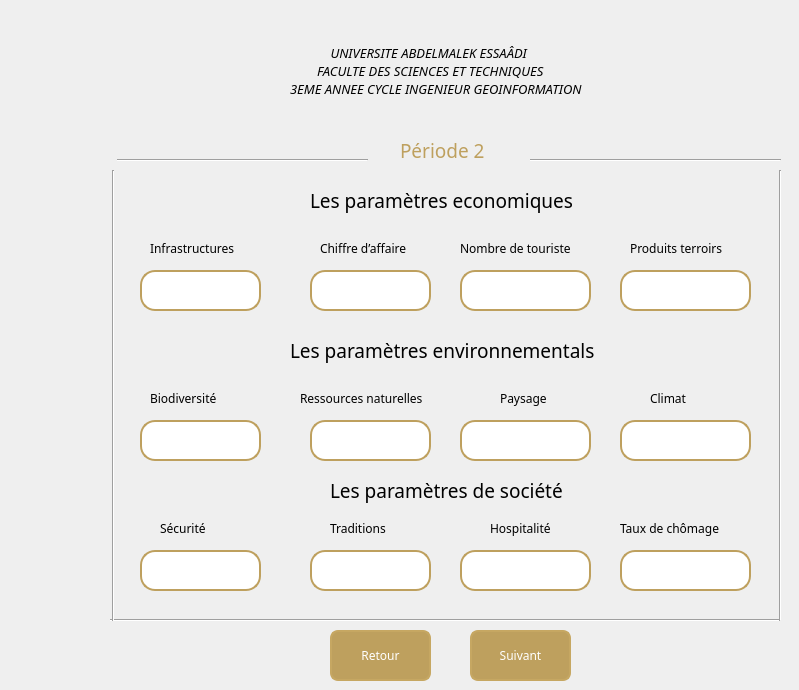
   <widget class="QWidget" name="page_4">
    <widget class="QLabel" name="label_127">
     <property name="geometry">
      <rect>
       <x>630</x>
       <y>240</y>
       <width>141</width>
       <height>16</height>
      </rect>
     </property>
     <property name="font">
      <font>
       <family>Franklin Gothic Medium</family>
       <pointsize>9</pointsize>
      </font>
     </property>
     <property name="text">
      <string>Produits terroirs</string>
     </property>
    </widget>
    <widget class="QLabel" name="label_123">
     <property name="geometry">
      <rect>
       <x>330</x>
       <y>520</y>
       <width>81</width>
       <height>16</height>
      </rect>
     </property>
     <property name="font">
      <font>
       <family>Franklin Gothic Medium</family>
       <pointsize>9</pointsize>
      </font>
     </property>
     <property name="text">
      <string>Traditions</string>
     </property>
    </widget>
    <widget class="QLineEdit" name="p1_soc2">
     <property name="geometry">
      <rect>
       <x>140</x>
       <y>550</y>
       <width>121</width>
       <height>41</height>
      </rect>
     </property>
     <property name="font">
      <font>
       <family>Franklin Gothic Book</family>
       <pointsize>9</pointsize>
      </font>
     </property>
     <property name="styleSheet">
      <string notr="true">QLineEdit{
border: 2px solid rgb(190, 160, 94);
border-radius:15px;
color : rgb(0, 0, 0);
padding-left: 20px;
padding-right:20px;
}
QLineEdit:hover{
border: 2px solid rgb(234, 209, 161);
}
</string>
     </property>
     <property name="placeholderText">
      <string/>
     </property>
    </widget>
    <widget class="QLabel" name="label_15">
     <property name="geometry">
      <rect>
       <x>400</x>
       <y>130</y>
       <width>101</width>
       <height>41</height>
      </rect>
     </property>
     <property name="font">
      <font>
       <family>Franklin Gothic Medium</family>
       <pointsize>14</pointsize>
      </font>
     </property>
     <property name="styleSheet">
      <string notr="true">color : rgb(190, 160, 94);</string>
     </property>
     <property name="text">
      <string>Période 2</string>
     </property>
    </widget>
    <widget class="QLineEdit" name="p2_envi2">
     <property name="geometry">
      <rect>
       <x>310</x>
       <y>420</y>
       <width>121</width>
       <height>41</height>
      </rect>
     </property>
     <property name="font">
      <font>
       <family>Franklin Gothic Book</family>
       <pointsize>9</pointsize>
      </font>
     </property>
     <property name="styleSheet">
      <string notr="true">QLineEdit{
border: 2px solid rgb(190, 160, 94);
border-radius:15px;
color : rgb(0, 0, 0);
padding-left: 20px;
padding-right:20px;
}
QLineEdit:hover{
border: 2px solid rgb(234, 209, 161);
}
</string>
     </property>
     <property name="placeholderText">
      <string/>
     </property>
    </widget>
    <widget class="QLineEdit" name="p1_envi2">
     <property name="geometry">
      <rect>
       <x>140</x>
       <y>420</y>
       <width>121</width>
       <height>41</height>
      </rect>
     </property>
     <property name="font">
      <font>
       <family>Franklin Gothic Book</family>
       <pointsize>9</pointsize>
      </font>
     </property>
     <property name="styleSheet">
      <string notr="true">QLineEdit{
border: 2px solid rgb(190, 160, 94);
border-radius:15px;
color : rgb(0, 0, 0);
padding-left: 20px;
padding-right:20px;
}
QLineEdit:hover{
border: 2px solid rgb(234, 209, 161);
}
</string>
     </property>
     <property name="placeholderText">
      <string/>
     </property>
    </widget>
    <widget class="QLineEdit" name="p2_soc2">
     <property name="geometry">
      <rect>
       <x>310</x>
       <y>550</y>
       <width>121</width>
       <height>41</height>
      </rect>
     </property>
     <property name="font">
      <font>
       <family>Franklin Gothic Book</family>
       <pointsize>9</pointsize>
      </font>
     </property>
     <property name="styleSheet">
      <string notr="true">QLineEdit{
border: 2px solid rgb(190, 160, 94);
border-radius:15px;
color : rgb(0, 0, 0);
padding-left: 20px;
padding-right:20px;
}
QLineEdit:hover{
border: 2px solid rgb(234, 209, 161);
}
</string>
     </property>
     <property name="placeholderText">
      <string/>
     </property>
    </widget>
    <widget class="QLineEdit" name="p2_eco2">
     <property name="geometry">
      <rect>
       <x>310</x>
       <y>270</y>
       <width>121</width>
       <height>41</height>
      </rect>
     </property>
     <property name="font">
      <font>
       <family>Franklin Gothic Book</family>
       <pointsize>9</pointsize>
      </font>
     </property>
     <property name="styleSheet">
      <string notr="true">QLineEdit{
border: 2px solid rgb(190, 160, 94);
border-radius:15px;
color : rgb(0, 0, 0);
padding-left: 20px;
padding-right:20px;
}
QLineEdit:hover{
border: 2px solid rgb(234, 209, 161);
}
</string>
     </property>
     <property name="placeholderText">
      <string/>
     </property>
    </widget>
    <widget class="QLabel" name="label_80">
     <property name="geometry">
      <rect>
       <x>160</x>
       <y>520</y>
       <width>101</width>
       <height>16</height>
      </rect>
     </property>
     <property name="font">
      <font>
       <family>Franklin Gothic Medium</family>
       <pointsize>9</pointsize>
      </font>
     </property>
     <property name="text">
      <string>Sécurité</string>
     </property>
    </widget>
    <widget class="QLineEdit" name="p1_eco2">
     <property name="geometry">
      <rect>
       <x>140</x>
       <y>270</y>
       <width>121</width>
       <height>41</height>
      </rect>
     </property>
     <property name="font">
      <font>
       <family>Franklin Gothic Book</family>
       <pointsize>9</pointsize>
      </font>
     </property>
     <property name="styleSheet">
      <string notr="true">QLineEdit{
border: 2px solid rgb(190, 160, 94);
border-radius:15px;
color : rgb(0, 0, 0);
padding-left: 20px;
padding-right:20px;
}
QLineEdit:hover{
border: 2px solid rgb(234, 209, 161);
}
</string>
     </property>
     <property name="placeholderText">
      <string/>
     </property>
    </widget>
    <widget class="QLabel" name="label_49">
     <property name="geometry">
      <rect>
       <x>150</x>
       <y>240</y>
       <width>101</width>
       <height>16</height>
      </rect>
     </property>
     <property name="font">
      <font>
       <family>Franklin Gothic Medium</family>
       <pointsize>9</pointsize>
      </font>
     </property>
     <property name="text">
      <string>Infrastructures</string>
     </property>
    </widget>
    <widget class="QLabel" name="label_124">
     <property name="geometry">
      <rect>
       <x>490</x>
       <y>520</y>
       <width>101</width>
       <height>16</height>
      </rect>
     </property>
     <property name="font">
      <font>
       <family>Franklin Gothic Medium</family>
       <pointsize>9</pointsize>
      </font>
     </property>
     <property name="text">
      <string>Hospitalité</string>
     </property>
    </widget>
    <widget class="Line" name="line_11">
     <property name="geometry">
      <rect>
       <x>110</x>
       <y>610</y>
       <width>671</width>
       <height>20</height>
      </rect>
     </property>
     <property name="orientation">
      <enum>Qt::Horizontal</enum>
     </property>
    </widget>
    <widget class="QLabel" name="label_19">
     <property name="geometry">
      <rect>
       <x>290</x>
       <y>40</y>
       <width>391</width>
       <height>61</height>
      </rect>
     </property>
     <property name="font">
      <font>
       <family>Franklin Gothic Medium</family>
       <pointsize>10</pointsize>
       <italic>true</italic>
      </font>
     </property>
     <property name="text">
      <string>            UNIVERSITE ABDELMALEK ESSAÂDI
        FACULTE DES SCIENCES ET TECHNIQUES
3EME ANNEE CYCLE INGENIEUR GEOINFORMATION</string>
     </property>
    </widget>
    <widget class="Line" name="line_13">
     <property name="geometry">
      <rect>
       <x>117</x>
       <y>150</y>
       <width>251</width>
       <height>20</height>
      </rect>
     </property>
     <property name="orientation">
      <enum>Qt::Horizontal</enum>
     </property>
    </widget>
    <widget class="QLabel" name="label_50">
     <property name="geometry">
      <rect>
       <x>320</x>
       <y>240</y>
       <width>111</width>
       <height>16</height>
      </rect>
     </property>
     <property name="font">
      <font>
       <family>Franklin Gothic Medium</family>
       <pointsize>9</pointsize>
      </font>
     </property>
     <property name="text">
      <string>Chiffre d’affaire</string>
     </property>
    </widget>
    <widget class="QLineEdit" name="p3_eco2">
     <property name="geometry">
      <rect>
       <x>460</x>
       <y>270</y>
       <width>131</width>
       <height>41</height>
      </rect>
     </property>
     <property name="font">
      <font>
       <family>Franklin Gothic Book</family>
       <pointsize>9</pointsize>
      </font>
     </property>
     <property name="styleSheet">
      <string notr="true">QLineEdit{
border: 2px solid rgb(190, 160, 94);
border-radius:15px;
color : rgb(0, 0, 0);
padding-left: 20px;
padding-right:20px;
}
QLineEdit:hover{
border: 2px solid rgb(234, 209, 161);
}
</string>
     </property>
     <property name="placeholderText">
      <string/>
     </property>
    </widget>
    <widget class="QLineEdit" name="p3_envi2">
     <property name="geometry">
      <rect>
       <x>460</x>
       <y>420</y>
       <width>131</width>
       <height>41</height>
      </rect>
     </property>
     <property name="font">
      <font>
       <family>Franklin Gothic Book</family>
       <pointsize>9</pointsize>
      </font>
     </property>
     <property name="styleSheet">
      <string notr="true">QLineEdit{
border: 2px solid rgb(190, 160, 94);
border-radius:15px;
color : rgb(0, 0, 0);
padding-left: 20px;
padding-right:20px;
}
QLineEdit:hover{
border: 2px solid rgb(234, 209, 161);
}
</string>
     </property>
     <property name="placeholderText">
      <string/>
     </property>
    </widget>
    <widget class="QPushButton" name="back_2">
     <property name="geometry">
      <rect>
       <x>330</x>
       <y>630</y>
       <width>101</width>
       <height>51</height>
      </rect>
     </property>
     <property name="font">
      <font>
       <family>Franklin Gothic Medium</family>
       <pointsize>9</pointsize>
       <italic>false</italic>
       <underline>false</underline>
       <strikeout>false</strikeout>
      </font>
     </property>
     <property name="styleSheet">
      <string notr="true">QPushButton {
background-color: rgb(190, 160, 94);
  color: white;
  border: 2px solid rgb(198, 167, 98); 
border-radius: 8px;
}
QPushButton:hover{
border: 2px solid rgb(234, 209, 161);
background-color: rgb(214, 180, 106);
}</string>
     </property>
     <property name="text">
      <string>Retour</string>
     </property>
    </widget>
    <widget class="Line" name="line_9">
     <property name="geometry">
      <rect>
       <x>530</x>
       <y>150</y>
       <width>251</width>
       <height>20</height>
      </rect>
     </property>
     <property name="orientation">
      <enum>Qt::Horizontal</enum>
     </property>
    </widget>
    <widget class="QLabel" name="label_48">
     <property name="geometry">
      <rect>
       <x>460</x>
       <y>240</y>
       <width>131</width>
       <height>16</height>
      </rect>
     </property>
     <property name="font">
      <font>
       <family>Franklin Gothic Medium</family>
       <pointsize>9</pointsize>
      </font>
     </property>
     <property name="text">
      <string>Nombre de touriste</string>
     </property>
    </widget>
    <widget class="Line" name="line_12">
     <property name="geometry">
      <rect>
       <x>770</x>
       <y>170</y>
       <width>20</width>
       <height>451</height>
      </rect>
     </property>
     <property name="orientation">
      <enum>Qt::Vertical</enum>
     </property>
    </widget>
    <widget class="QLabel" name="label_75">
     <property name="geometry">
      <rect>
       <x>650</x>
       <y>390</y>
       <width>71</width>
       <height>16</height>
      </rect>
     </property>
     <property name="font">
      <font>
       <family>Franklin Gothic Medium</family>
       <pointsize>9</pointsize>
      </font>
     </property>
     <property name="text">
      <string>Climat</string>
     </property>
    </widget>
    <widget class="QLabel" name="label_14">
     <property name="geometry">
      <rect>
       <x>290</x>
       <y>330</y>
       <width>341</width>
       <height>41</height>
      </rect>
     </property>
     <property name="font">
      <font>
       <family>Franklin Gothic Medium</family>
       <pointsize>14</pointsize>
      </font>
     </property>
     <property name="text">
      <string>Les paramètres environnementals</string>
     </property>
    </widget>
    <widget class="QLabel" name="label_125">
     <property name="geometry">
      <rect>
       <x>620</x>
       <y>520</y>
       <width>141</width>
       <height>16</height>
      </rect>
     </property>
     <property name="font">
      <font>
       <family>Franklin Gothic Medium</family>
       <pointsize>9</pointsize>
      </font>
     </property>
     <property name="text">
      <string>Taux de chômage</string>
     </property>
    </widget>
    <widget class="QLineEdit" name="p4_envi2">
     <property name="geometry">
      <rect>
       <x>620</x>
       <y>420</y>
       <width>131</width>
       <height>41</height>
      </rect>
     </property>
     <property name="font">
      <font>
       <family>Franklin Gothic Book</family>
       <pointsize>9</pointsize>
      </font>
     </property>
     <property name="styleSheet">
      <string notr="true">QLineEdit{
border: 2px solid rgb(190, 160, 94);
border-radius:15px;
color : rgb(0, 0, 0);
padding-left: 20px;
padding-right:20px;
}
QLineEdit:hover{
border: 2px solid rgb(234, 209, 161);
}
</string>
     </property>
     <property name="placeholderText">
      <string/>
     </property>
    </widget>
    <widget class="QLineEdit" name="p3_soc2">
     <property name="geometry">
      <rect>
       <x>460</x>
       <y>550</y>
       <width>131</width>
       <height>41</height>
      </rect>
     </property>
     <property name="font">
      <font>
       <family>Franklin Gothic Book</family>
       <pointsize>9</pointsize>
      </font>
     </property>
     <property name="styleSheet">
      <string notr="true">QLineEdit{
border: 2px solid rgb(190, 160, 94);
border-radius:15px;
color : rgb(0, 0, 0);
padding-left: 20px;
padding-right:20px;
}
QLineEdit:hover{
border: 2px solid rgb(234, 209, 161);
}
</string>
     </property>
     <property name="placeholderText">
      <string/>
     </property>
    </widget>
    <widget class="Line" name="line_10">
     <property name="geometry">
      <rect>
       <x>103</x>
       <y>170</y>
       <width>20</width>
       <height>451</height>
      </rect>
     </property>
     <property name="orientation">
      <enum>Qt::Vertical</enum>
     </property>
    </widget>
    <widget class="QLabel" name="label_12">
     <property name="geometry">
      <rect>
       <x>310</x>
       <y>180</y>
       <width>291</width>
       <height>41</height>
      </rect>
     </property>
     <property name="font">
      <font>
       <family>Franklin Gothic Medium</family>
       <pointsize>14</pointsize>
      </font>
     </property>
     <property name="text">
      <string>Les paramètres economiques</string>
     </property>
    </widget>
    <widget class="QLabel" name="label_126">
     <property name="geometry">
      <rect>
       <x>150</x>
       <y>390</y>
       <width>101</width>
       <height>16</height>
      </rect>
     </property>
     <property name="font">
      <font>
       <family>Franklin Gothic Medium</family>
       <pointsize>9</pointsize>
      </font>
     </property>
     <property name="text">
      <string>Biodiversité</string>
     </property>
    </widget>
    <widget class="QLabel" name="label_13">
     <property name="geometry">
      <rect>
       <x>330</x>
       <y>470</y>
       <width>271</width>
       <height>41</height>
      </rect>
     </property>
     <property name="font">
      <font>
       <family>Franklin Gothic Medium</family>
       <pointsize>14</pointsize>
      </font>
     </property>
     <property name="text">
      <string>Les paramètres de société</string>
     </property>
    </widget>
    <widget class="QLineEdit" name="p4_soc2">
     <property name="geometry">
      <rect>
       <x>620</x>
       <y>550</y>
       <width>131</width>
       <height>41</height>
      </rect>
     </property>
     <property name="font">
      <font>
       <family>Franklin Gothic Book</family>
       <pointsize>9</pointsize>
      </font>
     </property>
     <property name="styleSheet">
      <string notr="true">QLineEdit{
border: 2px solid rgb(190, 160, 94);
border-radius:15px;
color : rgb(0, 0, 0);
padding-left: 20px;
padding-right:20px;
}
QLineEdit:hover{
border: 2px solid rgb(234, 209, 161);
}
</string>
     </property>
     <property name="placeholderText">
      <string/>
     </property>
    </widget>
    <widget class="QLabel" name="label_121">
     <property name="geometry">
      <rect>
       <x>300</x>
       <y>390</y>
       <width>151</width>
       <height>16</height>
      </rect>
     </property>
     <property name="font">
      <font>
       <family>Franklin Gothic Medium</family>
       <pointsize>9</pointsize>
      </font>
     </property>
     <property name="text">
      <string>Ressources naturelles</string>
     </property>
    </widget>
    <widget class="QLineEdit" name="p4_eco2">
     <property name="geometry">
      <rect>
       <x>620</x>
       <y>270</y>
       <width>131</width>
       <height>41</height>
      </rect>
     </property>
     <property name="font">
      <font>
       <family>Franklin Gothic Book</family>
       <pointsize>9</pointsize>
      </font>
     </property>
     <property name="styleSheet">
      <string notr="true">QLineEdit{
border: 2px solid rgb(190, 160, 94);
border-radius:15px;
color : rgb(0, 0, 0);
padding-left: 20px;
padding-right:20px;
}
QLineEdit:hover{
border: 2px solid rgb(234, 209, 161);
}
</string>
     </property>
     <property name="placeholderText">
      <string/>
     </property>
    </widget>
    <widget class="QPushButton" name="next_4">
     <property name="geometry">
      <rect>
       <x>470</x>
       <y>630</y>
       <width>101</width>
       <height>51</height>
      </rect>
     </property>
     <property name="font">
      <font>
       <family>Franklin Gothic Medium</family>
       <pointsize>9</pointsize>
       <italic>false</italic>
       <underline>false</underline>
       <strikeout>false</strikeout>
      </font>
     </property>
     <property name="styleSheet">
      <string notr="true">QPushButton {
background-color: rgb(190, 160, 94);
  color: white;
  border: 2px solid rgb(198, 167, 98); 
border-radius: 8px;
}
QPushButton:hover{
border: 2px solid rgb(234, 209, 161);
background-color: rgb(214, 180, 106);
}</string>
     </property>
     <property name="text">
      <string>Suivant</string>
     </property>
    </widget>
    <widget class="QLabel" name="label_122">
     <property name="geometry">
      <rect>
       <x>500</x>
       <y>390</y>
       <width>71</width>
       <height>16</height>
      </rect>
     </property>
     <property name="font">
      <font>
       <family>Franklin Gothic Medium</family>
       <pointsize>9</pointsize>
      </font>
     </property>
     <property name="text">
      <string>Paysage</string>
     </property>
    </widget>
   </widget>
